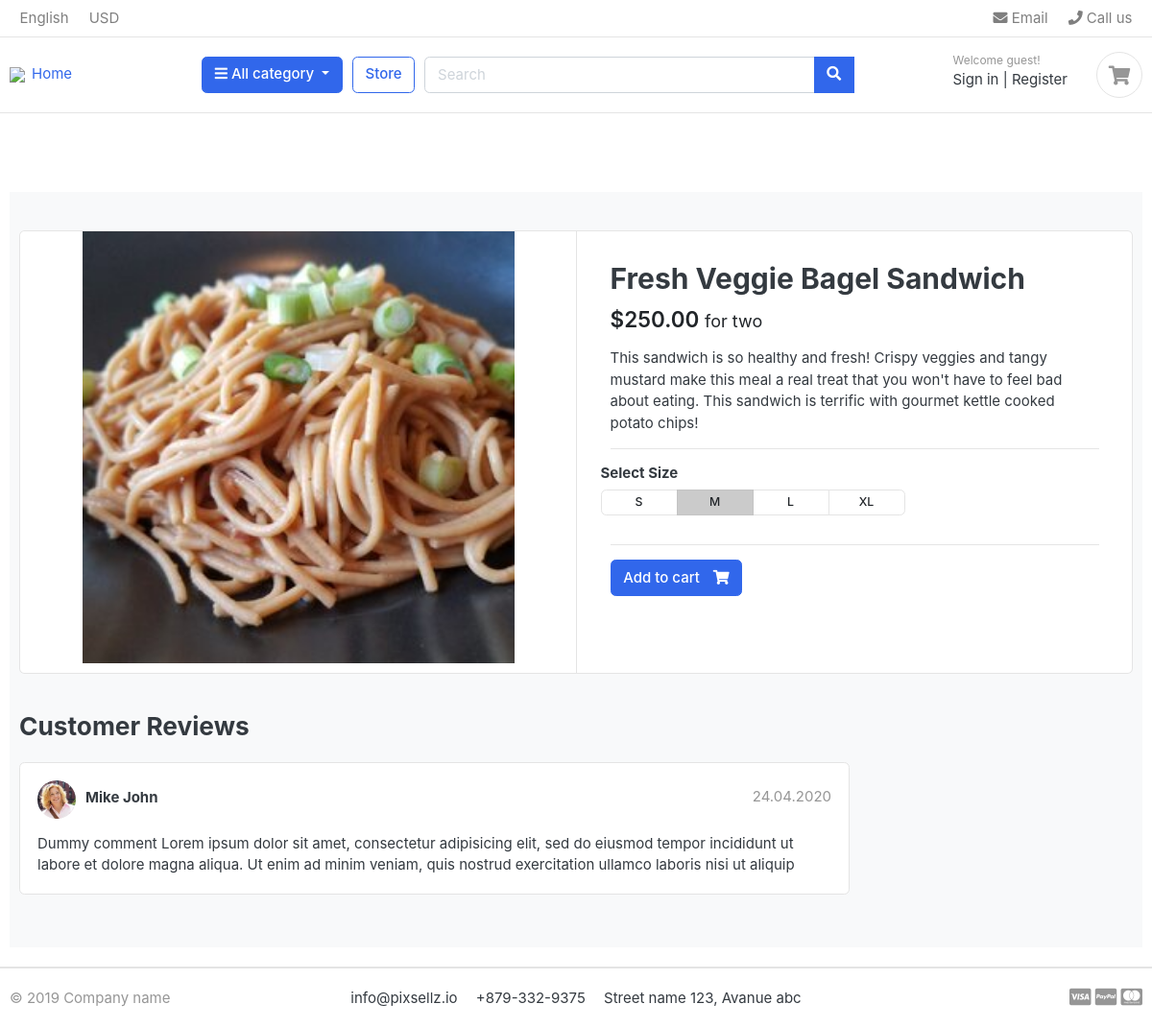
The page /item/7 on the database its author committed.
### menus/models.py (models this page shows, shortened)
class MenuItem(models.Model):
    category = models.ForeignKey(Category, on_delete=models.CASCADE)
    item_name = models.CharField(max_length=255)
    description = models.TextField(blank=True)
    recipe = models.TextField(blank=True)
    is_veg=models.BooleanField(default=False)
    price = models.DecimalField(max_digits=8, decimal_places=2)
    is_available = models.BooleanField(default=False)
    image = models.ImageField(upload_to='menu_items')
    date_added =models.DateTimeField(auto_now_add=True)
    restruant = models.ManyToManyField(to='restaurants.Restaurants',blank=True)
    @property
    def image_url(self):
        if self.image!= "":
            return self.image.url
        else:
            return " "

### menus/views.py (the view)
# urls.py: path('item/<menu_id>', item, name='item'),
def item(request,menu_id):
    if request.method == 'GET':
        obj = MenuItem.objects.get(id=menu_id)
        return render(request,'product/product-detail.html',{
            'menu':obj
        })

### templates/product/product-detail.html
{% extends "base/index.html" %}
{% block content %}
<section class="section-content padding-y bg">
<div class="container">
<div class="card">
	<div class="row no-gutters">
		<aside class="col-md-6">
<article class="gallery-wrap">
	<div class="img-big-wrap">
	   <a href="#"><img src="{{menu.image_url}}"></a>
	</div>
</article>
		</aside>
		<main class="col-md-6 border-left">
<article class="content-body">
<h2 class="title">{{menu.item_name}}</h2>
<div class="mb-3">
	<var class="price h4">${{menu.price}} <small>for two</small></var>
</div>
<p>{{menu.description}}</p>
<hr>
	<div class="row">
		<div class="item-option-select">
			<h6>Select Size</h6>
			<div class="btn-group btn-group-sm btn-group-toggle" data-toggle="buttons">
			  <label class="btn btn-light">
			    <input type="radio" name="radio_color"> S
			  </label>
			  <label class="btn btn-light active">
			    <input type="radio" name="radio_color" checked> M
			  </label>
			  <label class="btn btn-light">
			    <input type="radio" name="radio_color"> L
			  </label>
			  <label class="btn btn-light">
			    <input type="radio" name="radio_color"> XL
			  </label>
			</div>
		</div>
	</div>
	<hr>
	<a href="{% url 'orders:add_cart' menu.id %}" class="btn  btn-primary"> <span class="text">Add to cart</span> <i class="fas fa-shopping-cart"></i>  </a>
</article>
		</main>
	</div>
</div>
<br>
<div class="row">
			<div class="col-md-9">
	<header class="section-heading">
		<h3>Customer Reviews </h3>
	</header>
	<article class="box mb-3">
		<div class="icontext w-100">
			<img src="./images/avatars/avatar1.jpg" class="img-xs icon rounded-circle">
			<div class="text">
				<span class="date text-muted float-md-right">24.04.2020 </span>
				<h6 class="mb-1">Mike John </h6>
			</div>
		</div>
		<div class="mt-3">
			<p>
				Dummy comment Lorem ipsum dolor sit amet, consectetur adipisicing elit, sed do eiusmod
				tempor incididunt ut labore et dolore magna aliqua. Ut enim ad minim veniam,
				quis nostrud exercitation ullamco laboris nisi ut aliquip
			</p>
		</div>
	</article>
	</div>
</div>
</div>
</section>
{% endblock %}

### static/css/ui.css (style rules this page uses)
html { font-family: "Inter", sans-serif; font-size: 15px; }
.content-body { flex: 1 1 auto; padding: 2rem 2.3rem; }
.img-xs, .img-sm, .img-md, .img-lg { -o-object-fit: cover; object-fit: cover; flex-shrink: 0; flex-grow: 0; }
.img-xs { width: 40px; height: 40px; }
.padding-y { padding-top: 40px; padding-bottom: 40px; }
var { font-style: normal; }
article:after, .form-group:after { display: block; clear: both; content: ""; }
.bg { background-color: #f8f9fa; }
.section-heading { margin-bottom: 20px; margin-top: 15px; }
p:last-child { margin-bottom: 0; }
.btn-light { background-color: #fff; border-color: #e4e4e4; }
.btn .text + i { margin-left: 10px; }
.icontext { display: inline-flex; align-items: center; vertical-align: middle; }
.icontext .text { width: 100%; line-height: 1.2; }
.icontext .icon { position: relative; margin-right: 10px; flex-shrink: 0; flex-grow: 0; }
.price { font-weight: 600; color: #212529; }
.box { padding: 18px; background: #fff; border-radius: 0.37rem; border: 1px solid #e4e4e4; }
.box img { max-width: 100%; }
.gallery-wrap .img-big-wrap { margin-bottom: 10px; border-radius: 0.37rem; overflow: hidden; background-color: #fff; }
.gallery-wrap .img-big-wrap a { text-align: center; display: block; }
.gallery-wrap .img-big-wrap img { height: 450px; width: auto; display: inline-block; }
.item-option-select { margin-bottom: 1rem; display: inline-block; margin-right: 15px; }
.item-option-select .btn { min-width: 80px; }

### rows shown on the page
MenuItem: image_url (picture), item_name "Fresh Veggie Bagel Sandwich", price "250.00", description "This sandwich is so healthy and fresh! Crispy veggies and tangy mustard make this meal a real treat that you won't have to feel bad about eating. This sandwich is terrific with gourmet kettle cooked potato chips!"
